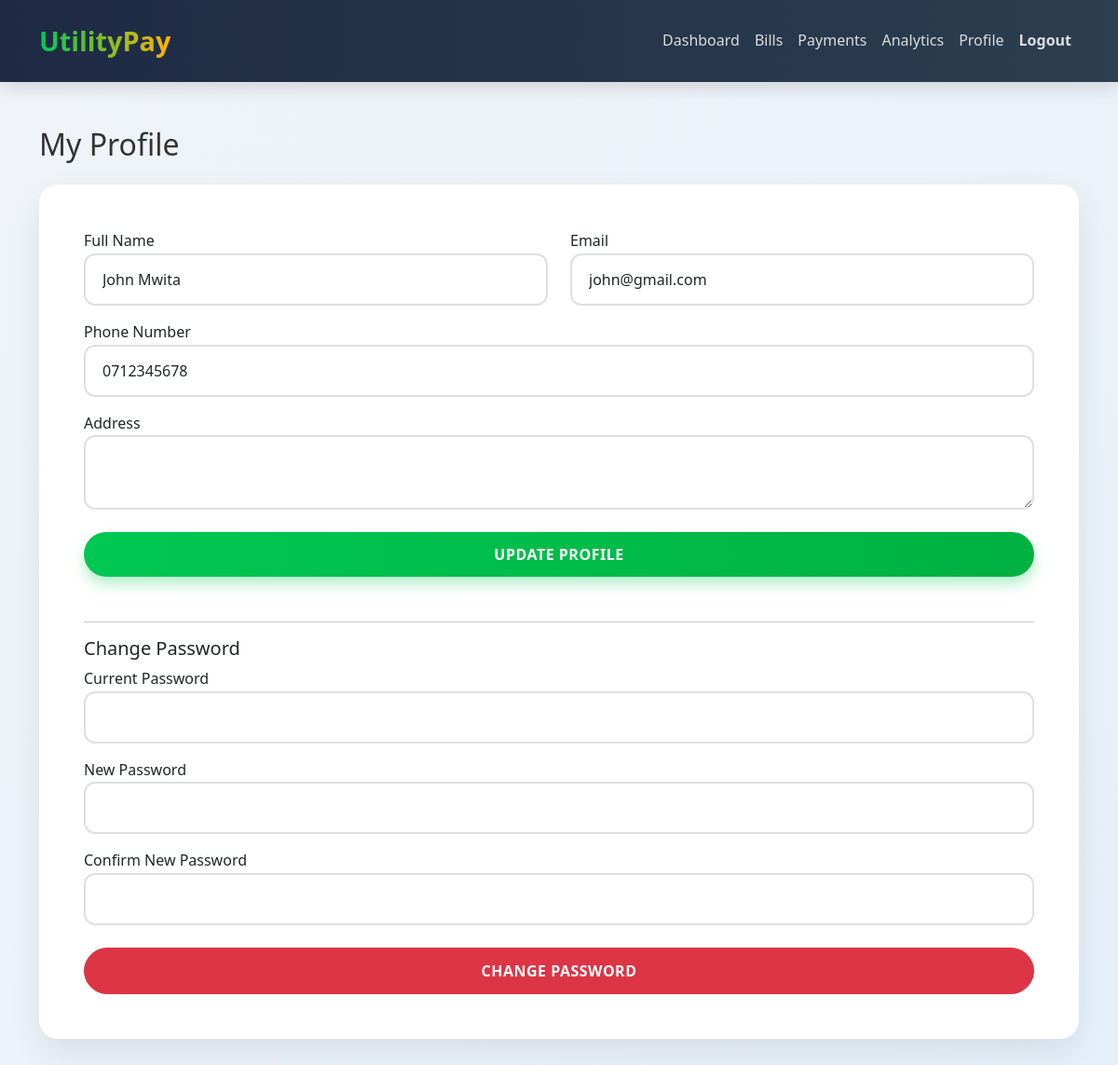
Screenshot of /profile.php (signed in) with the database file from the repository.
### tables this page shows
CREATE TABLE `users` (
  `id` int(11) NOT NULL,
  `name` varchar(100) NOT NULL,
  `email` varchar(100) NOT NULL,
  `password` varchar(255) NOT NULL,
  `phone` varchar(20) DEFAULT NULL,
  `address` text DEFAULT NULL,
  `role` enum('user','admin') DEFAULT 'user',
  `created_at` timestamp NOT NULL DEFAULT current_timestamp()
);

### profile.php (the view, shortened to what this page needs)
<?php
include 'includes/header.php';
$user_id = $_SESSION['user_id'];
$user = $conn->query("SELECT * FROM users WHERE id = $user_id")->fetch_assoc();
?>
<div class="container py-5">
    <h2 class="mb-4">My Profile</h2>
    <div class="card">
        <div class="card-body p-5">
            <form method="POST" class="mb-5">
                <div class="row">
                    <div class="col-md-6">
                        <label>Full Name</label>
                        <input type="text" name="name" class="form-control mb-3" value="<?= htmlspecialchars($user['name']) ?>" required>
                    </div>
                    <div class="col-md-6">
                        <label>Email</label>
                        <input type="email" class="form-control mb-3" value="<?= htmlspecialchars($user['email']) ?>" readonly>
                    </div>
                </div>
                <label>Phone Number</label>
                <input type="text" name="phone" class="form-control mb-3" value="<?= htmlspecialchars($user['phone'] ?? '') ?>" required>
                <label>Address</label>
                <textarea name="address" class="form-control mb-4"><?= htmlspecialchars($user['address'] ?? '') ?></textarea>
                <button type="submit" name="update_profile" class="btn btn-success w-100">Update Profile</button>
            </form>
            <hr>
            <h5>Change Password</h5>
            <form method="POST">
                <label>Current Password</label>
                <input type="password" name="old_password" class="form-control mb-3" required>
                <label>New Password</label>
                <input type="password" name="new_password" class="form-control mb-3" required minlength="6">
                <label>Confirm New Password</label>
                <input type="password" name="confirm_password" class="form-control mb-4" required minlength="6">
                <button type="submit" name="change_password" class="btn btn-danger w-100">Change Password</button>
            </form>
        </div>
    </div>
</div>
<?php include 'includes/footer.php'; ?>

### assets/css/style.css (style rules this page uses)
:root { --primary: #00c853; --primary-dark: #00b140; --secondary: #ffb300; --dark: #1e2a44; --light: #f8f9fa; --gray: #6c757d; --success: #00c853; --accent: #1e88e5; }
* { margin: 0; padding: 0; box-sizing: border-box; }
body { font-family: 'Segoe UI', system-ui, -apple-system, sans-serif; background: linear-gradient(135deg, #f0f4f8 0%, #e6f0fa 100%); color: #333; line-height: 1.6; overflow-x: hidden; }
.card { border: none; border-radius: 20px; box-shadow: 0 15px 35px rgba(0, 0, 0, 0.08); transition: all 0.4s cubic-bezier(0.4, 0, 0.2, 1); overflow: hidden; background: white; }
.btn { border-radius: 50px; padding: 12px 28px; font-weight: 600; transition: all 0.3s ease; text-transform: uppercase; letter-spacing: 0.5px; }
.btn-success, .btn-pay { background: linear-gradient(90deg, var(--primary), var(--primary-dark)); border: none; color: white; box-shadow: 0 8px 15px rgba(0, 200, 83, 0.3); }
.form-control { border-radius: 12px; padding: 14px 18px; border: 2px solid #e0e0e0; transition: all 0.3s; }

### rows the page displays
users: name "John Mwita", email "john@gmail.com", phone "0712345678"
